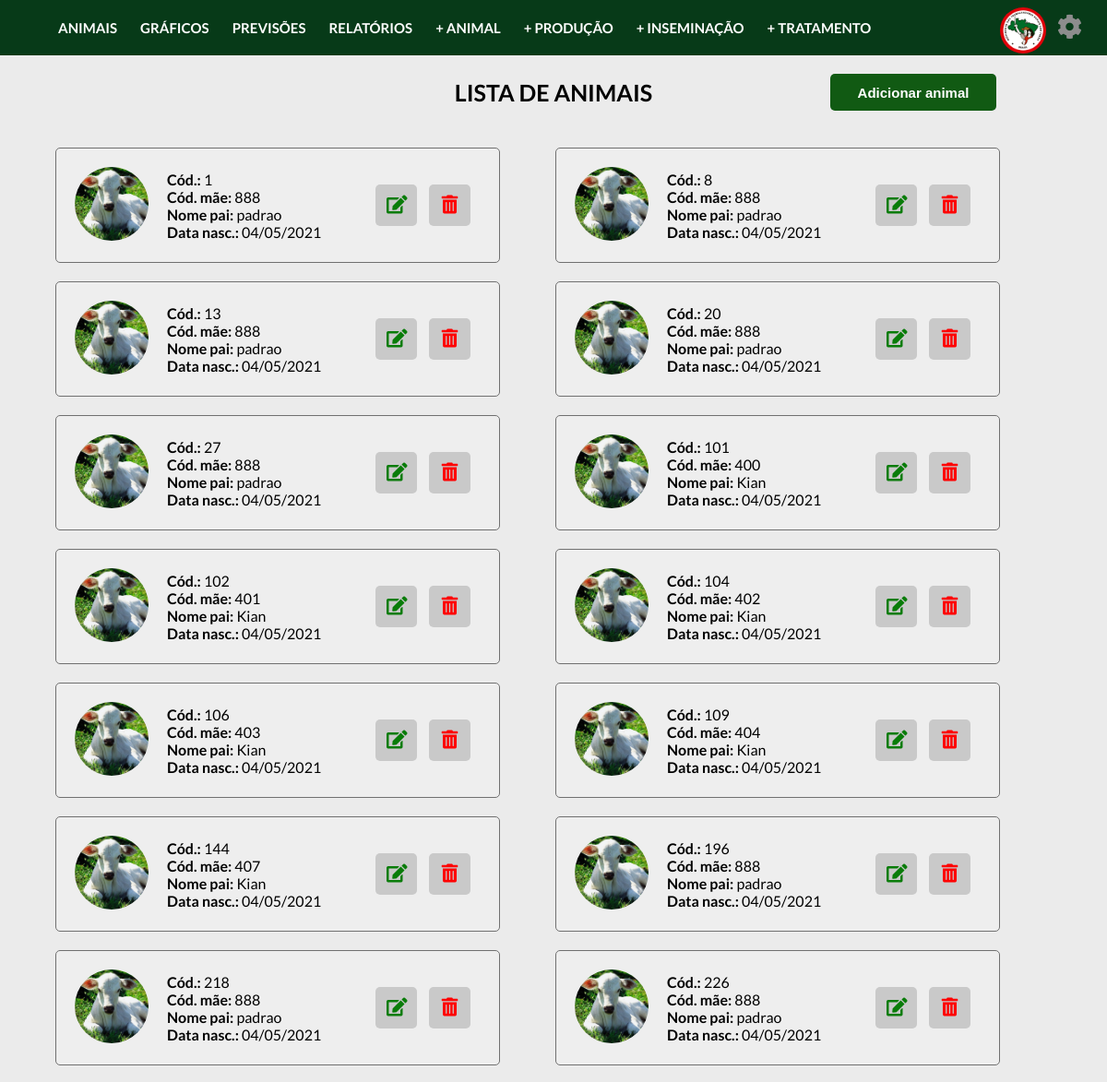
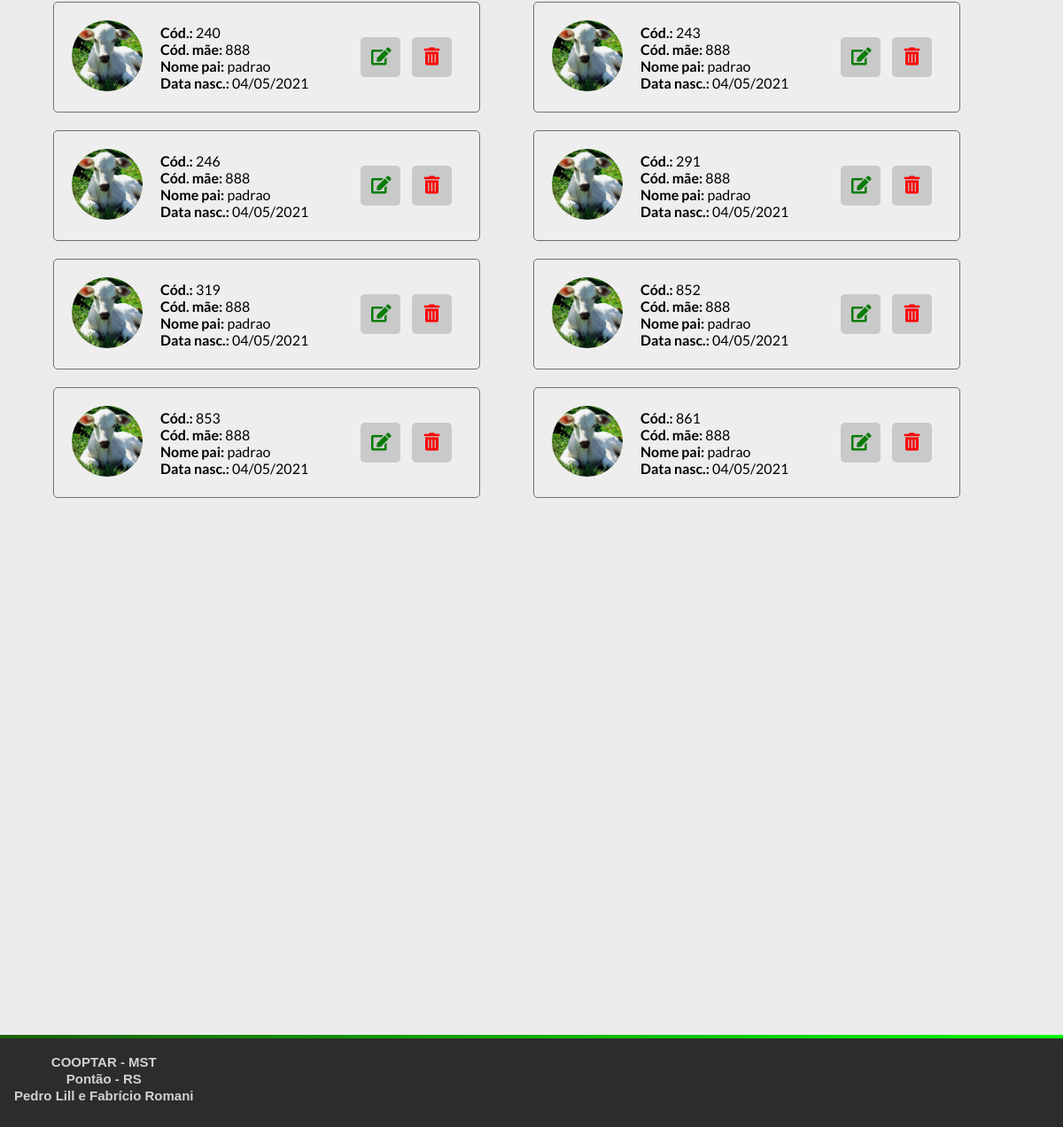
The app's page /controller/views/listaAnimal.php with its own data (2 pictures, top to bottom).
### tables this page shows
create table animal(
  codAnimal INTEGER NOT NULL,
  dtNascimento DATE NOT NULL,
  codMae INTEGER NOT NULL,
  nomePai VARCHAR(30) NOT NULL,
  estadoVida VARCHAR(10) NOT NULL,
  motivoMorte VARCHAR(30) NULL,
  dataMorte DATE NULL,
  nomeImagem VARCHAR(30) NOT NULL,
  PRIMARY KEY (codAnimal)
);

### controller/classes/Conexao.php (called while the page is built)
<?php
    class Conexao{
        public static $conexao;
        public static function conecta(){
            if(!isset(self::$conexao)){
                try{
                    self::$conexao = new PDO("mysql:host=localhost; dbname=projetointegrado", "admcooptar", "12345");
                }
                catch(PDOException $e){
                    echo "Erro de conexão: ". $e->getMessage();
                    die();
                }
            }
            return self::$conexao;
        }
    }
?>

### controller/classes/AnimalDAO.php (called while the page is built, shortened)
<?php
    require_once "Conexao.php";
    require_once "Animal.php";
    class AnimalDAO{
        public $conexao;
        public function __construct(){
            $this->conexao = Conexao::conecta();
        }
        public function listar(){
            try{
                $query = $this->conexao->prepare("select * from animal order by codAnimal");
                $query->execute();
                $registros = $query->fetchAll(PDO::FETCH_CLASS, "Animal");
                return $registros;
            }
            catch(PDOException $e){
                echo "Erro no acesso aos dados: ". $e->getMessage();
            }
        }
    }
?>

### controller/classes/Animal.php (called while the page is built, shortened)
<?php
    class Animal{
        private $codAnimal;
        private $dtNascimento;
        private $codMae;
        private $nomePai;
        private $nomeImagem;
        public function getCodAnimal(){
            return $this->codAnimal;
        }
        public function getDtNascimento(){
            return $this->dtNascimento;
        }
        public function getCodMae(){
            return $this->codMae;
        }
        public function getNomePai(){
            return $this->nomePai;
        }
        public function getNomeImagem(){
            return $this->nomeImagem;
        }
    }
?>

### controller/views/listaAnimal.php (the view, shortened to what this page needs)
<!DOCTYPE html>
<html lang="pt-br">
<head>
  <link href="../css/style.css" rel="stylesheet">
  <link href="../css/adicionar-animal.css" rel="stylesheet">
  <link href="../css/lista-animais.css" rel="stylesheet">
</head>
    <?php require_once("../includes/header.php");?>
    <h3>LISTA DE ANIMAIS</h3>
    <div class="lista_animais">
        <button class="button-form-adicionar-animal" onclick="window.location.href='animalController.php?acao=adiciona'">Adicionar animal</button>
          <?php
          require_once "../controller/classes/AnimalDAO.php";
          $obj = new AnimalDAO();
          $lista = $obj->listar();
          if(count($lista) == 0){
              echo "Nenhuma animal encontrada.";
          }else{
              foreach ($lista as $animal){
          ?>
          <div class="animal">
              <div class="label">
                  <div class="animal_img">
                      <img src="../img/<?=$animal->getNomeImagem()?>" alt="imagem_animal">
                  </div>
                  <div class="animal_descricao">
                      <strong>Cód.: </strong> <?=$animal->getCodAnimal()?> <br>
                      <strong>Cód. mãe: </strong> <?=$animal->getCodMae() ?> <br>
                      <strong>Nome pai: </strong>  <?=$animal->getNomePai() ?> <br>
                      <strong>Data nasc.: </strong> <?=date('d/m/Y', strtotime("+0 days",strtotime($animal->getDtNascimento())));?>
                  </div>
                  <div>
                      <button class="button-edit" onclick="window.location.href='animalController.php?acao=altera&codAnimal=<?=$animal->getCodAnimal() ?>'"><i class="fa fa-edit fa-1x"></i></button>
                      <button class="button-delete" onclick='verificarExcluir(<?=$animal->getCodAnimal()?>)'><i class="fa fa-trash-alt fa-1x"></i></button>
                  </div>
              </div>
          </div>
      <?php
          }
        }
      ?>
    </div>
    <?php require_once("../includes/footer.php");?>

### includes/header.php (shortened to what this page needs)
<!DOCTYPE html>
<html lang="pt-br">
<head>
    <link href="https://cdnjs.cloudflare.com/ajax/libs/font-awesome/5.11.2/css/all.min.css" rel="stylesheet" />
    <link href="../css/style.css" rel="stylesheet">
    <link href="../css/adicionar-animal.css" rel="stylesheet">
    <link href="../css/lista-animais.css" rel="stylesheet">
    <link href="../css/graficos.css" rel="stylesheet">
    <link href="../css/relatorios.css" rel="stylesheet">
    <link href="../css/previsoes.css" rel="stylesheet">
    <link href="../css/configuracoes.css" rel="stylesheet">
    <link href="../../css/login.css" rel="stylesheet">
</head>
<body>
    <header>
        <ul id="PrecisoParajs">
            <li><a href="../controller/animalController.php">Animais</a></li>
            <li><a href="../views/graficos.php">Gráficos</a></li>
            <li><a href="../controller/previsoesController.php?acao=previsao&mes=00">Previsões</a></li>
            <li><a href="../controller/relatorioController.php?acao=prod&filtroMes=00&filtroAno=2021">Relatórios</a></li>
            <li><a href="../controller/animalController.php?acao=adiciona">+  Animal</a></li>
            <li><a href="../controller/producaoController.php?acao=adiciona">+  Produção</a></li>
            <li><a href="../controller/inseminacaoController.php?acao=adiciona">+  Inseminação</a></li>
            <li><a href="../controller/tratamentoController.php?acao=adiciona">+  Tratamento</a></li>
        </ul>
        <a class="icone-configuracoes" href="../views/configuracoes.php"><i class="fas fa-cog"></i></a>
        <a class="logo-header"><img title="Logo do mst" src="/img/mst.png" /></a>
    </header>
</body>

### includes/footer.php (shortened to what this page needs)
<!DOCTYPE html>
<html lang="pt-br">
<head>
    <link href="../css/footer.css" rel="stylesheet">
</head>
<body>
    <footer>
        <div class="container__footer">
            <div class="container__text">
                <span>COOPTAR - MST</span><br>
                <span>Pontão - RS</span><br>
                <span>Pedro Lill e Fabrício Romani</span><br>
            </div>
        </div>
    </footer>
</body>

### css/style.css (style rules this page uses)
:root { --primary-color: #073a18; }
body { font-family: 'Lato', sans-serif; margin: 0; transition: transform 0.3s; background-color: #ebebeb; }
header { background-color: var(--primary-color); color: #fff; font-size: 130%; height: 60px; position: relative; padding: 0px 15px; }
header ul { width: 80vw; list-style-type: none; margin: 0; text-decoration: none; }
header ul li { list-style: none; padding-top:15px; display: inline-block; }
header ul li a { padding: 8px; font-size:15px; font-weight: 600; color: #fff; text-decoration: none; transition: 0.5s; line-height: 25px; border-radius: 4px; text-transform: uppercase; margin-right: 5px; }
button, input[type='submit'] { border: 0; border-radius: 5px; color: #fff; cursor: pointer; padding: 8px 12px; }
.logo-header { float: right; margin-right: 0px; margin-top:-40px; height:100%; }
.logo-header img { border-radius: 40px; width: 50px; height: 50px; margin-top: 5px; }

### css/adicionar-animal.css (style rules this page uses)
.button-form-adicionar-animal { background-color: #115a13; color: white; padding: 10px; margin: -60px 0 0 10vw; border: none; cursor: pointer; width: 15vw; margin-left: 75vw; height: 40px; font-size: 15px; font-weight: bold; }

### css/lista-animais.css (style rules this page uses)
.lista_animais { display: flex; flex-direction: row; justify-content: flex-start; flex-wrap: wrap; margin-top: 10px; }
h3 { width: 100%; text-align: center; font-size:25px; font-weight: bold; }
.animal { cursor: pointer; width: 40vw; font-size: 15px; background-color: #eeeeee; border: 1px solid #707070; margin: 20px 0 0 5vw; border-radius: 5px; transition: 0.3s; }
.animal img { height: 80px; width: 80px; border-radius: 40px; margin: 0px 20x 0 20px; }
.animal .label { display: flex; padding: 20px; align-items: center; }
.animal_descricao { margin-left: 20px; font-size: 16px; width: 40%; display: block; flex-direction: column; }
.button-delete { background-color: #8888885f; color: #ff0000; font-size: 20px; font-weight: 200; width: 45px; height: 45px; margin-left: 10px; }
.button-edit { background-color: #8888885f; color: #097c09; font-size: 20px; font-weight: 200; width: 45px; height: 45px; margin-left: 50px; }

### css/configuracoes.css (style rules this page uses)
.icone-configuracoes { text-decoration: none; padding: 12px; margin-top: -40px; float: right; }
.icone-configuracoes i { color: rgb(141, 141, 141); font-size:27px; height: 100%; }

### css/login.css (style rules this page uses)
a { text-decoration: none; color: #212121; }

### css/footer.css (style rules this page uses)
footer { background-color: #2c2c2c; position: relative; bottom: 0; top: 6px; height: 100px; width: 100%; border-top: 4px solid; border-image-source: linear-gradient(-90deg, #00ff00, #1a610b); border-image-slice: 1; margin-top: 600px; }
.container__footer { display: flex; justify-content: space-between; align-items: center; padding: 2vh; }
.container__text { flex-direction: column; text-align: center; height: 100%; justify-content: center; align-content: center; }
.container__text span { font-size: 15px; color: rgb(209, 209, 209); font-weight: bold; font-family: "Montserrat Bold", Helvetica, sans-serif; }
.container__text span:not(:first-child) { margin-top: 4px; }

### records on screen
animal: nomeImagem (picture), codAnimal "1", codMae "888", nomePai "padrao", dtNascimento "04/05/2021"
animal: nomeImagem (picture), codAnimal "8", codMae "888", nomePai "padrao", dtNascimento "04/05/2021"
animal: nomeImagem (picture), codAnimal "13", codMae "888", nomePai "padrao", dtNascimento "04/05/2021"
animal: nomeImagem (picture), codAnimal "20", codMae "888", nomePai "padrao", dtNascimento "04/05/2021"
animal: nomeImagem (picture), codAnimal "27", codMae "888", nomePai "padrao", dtNascimento "04/05/2021"
animal: nomeImagem (picture), codAnimal "101", codMae "400", nomePai "Kian", dtNascimento "04/05/2021"
animal: nomeImagem (picture), codAnimal "102", codMae "401", nomePai "Kian", dtNascimento "04/05/2021"
animal: nomeImagem (picture), codAnimal "104", codMae "402", nomePai "Kian", dtNascimento "04/05/2021"
animal: nomeImagem (picture), codAnimal "106", codMae "403", nomePai "Kian", dtNascimento "04/05/2021"
animal: nomeImagem (picture), codAnimal "109", codMae "404", nomePai "Kian", dtNascimento "04/05/2021"
animal: nomeImagem (picture), codAnimal "144", codMae "407", nomePai "Kian", dtNascimento "04/05/2021"
animal: nomeImagem (picture), codAnimal "196", codMae "888", nomePai "padrao", dtNascimento "04/05/2021"
animal: nomeImagem (picture), codAnimal "218", codMae "888", nomePai "padrao", dtNascimento "04/05/2021"
animal: nomeImagem (picture), codAnimal "226", codMae "888", nomePai "padrao", dtNascimento "04/05/2021"
animal: nomeImagem (picture), codAnimal "240", codMae "888", nomePai "padrao", dtNascimento "04/05/2021"
animal: nomeImagem (picture), codAnimal "243", codMae "888", nomePai "padrao", dtNascimento "04/05/2021"
animal: nomeImagem (picture), codAnimal "246", codMae "888", nomePai "padrao", dtNascimento "04/05/2021"
animal: nomeImagem (picture), codAnimal "291", codMae "888", nomePai "padrao", dtNascimento "04/05/2021"
animal: nomeImagem (picture), codAnimal "319", codMae "888", nomePai "padrao", dtNascimento "04/05/2021"
animal: nomeImagem (picture), codAnimal "852", codMae "888", nomePai "padrao", dtNascimento "04/05/2021"
animal: nomeImagem (picture), codAnimal "853", codMae "888", nomePai "padrao", dtNascimento "04/05/2021"
animal: nomeImagem (picture), codAnimal "861", codMae "888", nomePai "padrao", dtNascimento "04/05/2021"
